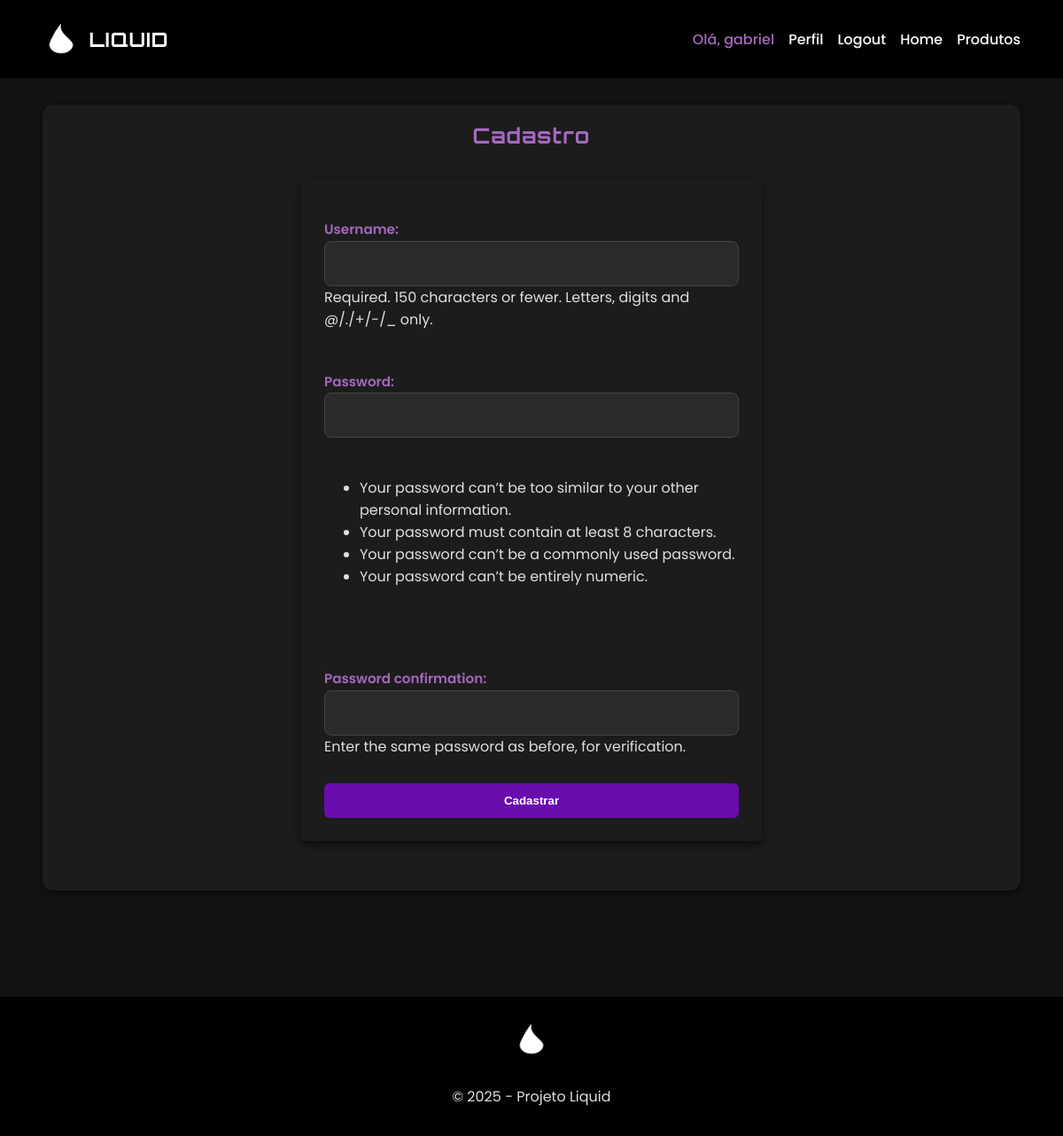
The page /cadastro/ (signed in) on the database its author committed.
### app/models.py (models this page shows, shortened)
class BaseModel(models.Model):
    criado_em = models.DateTimeField(auto_now_add=True)
    atualizado_em = models.DateTimeField(auto_now=True)
    class Meta:
        abstract = True

class Pagina(BaseModel):
    nome_do_site = models.CharField(max_length=200)
    logo_do_site = models.ImageField(upload_to='logos/', blank=True, null=True)
    texto_chamada = models.CharField(max_length=200)
    subtitulo_chamada = models.CharField(max_length=200, blank=True, null=True)
    imagem_fundo = models.ImageField(upload_to='fundo/', blank=True, null=True)
    texto_sobre = models.TextField()
    imagem_sobre = models.ImageField(upload_to='sobre/', blank=True, null=True)
    endereco = models.CharField(max_length=200)
    email = models.EmailField()
    whatsapp = models.CharField(max_length=20)

### app/views.py (the view)
# urls.py: path("cadastro/", views.cadastro, name="cadastro"),
def cadastro(request):
    if request.method == "POST":
        form = UserCreationForm(request.POST)
        if form.is_valid():
            usuario = form.save()
            login(request, usuario)
            messages.success(request, "Cadastro realizado com sucesso! Bem-vindo(a).")
            return redirect("index")
        else:
            messages.error(request, "Erro no cadastro. Verifique os dados e tente novamente.")
    else:
        form = UserCreationForm()
    return render(request, "cadastro.html", {"form": form})

### app/context_processors.py (called while the page is built)
def pagina_context(request):
    pagina = Pagina.objects.first()
    return {"pagina": pagina}

### app/templates/cadastro.html (shortened to what this page needs)
{% extends 'base.html' %}
{% block content %}
<h2>Cadastro</h2>
<form method="post" class="form-card">
    {{ form.as_p }}
    <button type="submit" class="btn-primary">Cadastrar</button>
</form>
{% endblock %}

### app/templates/base.html (shortened to what this page needs)
<!DOCTYPE html>
<html lang="pt-br">
<head>
    {% load static %}
    <link rel="stylesheet" href="{% static 'style.css' %}">
</head>
<body>
    <nav class="navbar">
        <div class="container">
            <a href="{% url 'index' %}" class="brand">
                {% if pagina.logo_do_site %}
                <img src="{{ pagina.logo_do_site.url }}" alt="Logo" class="logo">
                {% endif %}
                <span class="site-name">
                    {{ pagina.nome_do_site|default:" " }}
                </span>
            </a>
            <div class="menu">
                {% if user.is_authenticated %}
                <a><span class="user">Olá, {{ user.username }}</span></a>
                <a href="{% url 'perfil' %}">Perfil</a>
                <a href="{% url 'logout' %}" class="btn-logout">Logout</a>
                <a href="{% url 'index' %}">Home</a>
                <a href="{% url 'produtos' %}">Produtos</a>
                {% else %}
                <a href="{% url 'index' %}">Home</a>
                <a href="{% url 'produtos' %}">Produtos</a>
                <a href="{% url 'cadastro' %}">Cadastro</a>
                <a href="{% url 'login' %}" class="btn-login">Entrar</a>
                {% endif %}
            </div>
        </div>
    </nav>
    <main class="content-container">
        {% block content %}{% endblock %}
    </main>
    <footer>
        <div class="container">
            <img src="{{ pagina.logo_do_site.url }}" alt="Logo" class="logo">
            <p>&copy; 2025 - Projeto Liquid</p>
        </div>
    </footer>
</body>
</html>

### app/static/style.css (style rules this page uses)
*, *::before, *::after { box-sizing: border-box; }
html, body { height: 100%; }
body { font-family: 'Poppins', 'Segoe UI', Arial, sans-serif; background: #121212; color: #e0e0e0; margin: 0; padding: 0; }
h1, h2, h3, .navbar .brand { font-family: 'Orbitron', sans-serif; letter-spacing: 1px; color: #a569bd; }
.navbar .brand { font-size: 1.6rem; font-weight: 700; text-transform: uppercase; }
.container, .content-container { width: 92%; max-width: 1200px; margin: 0 auto; }
.content-container { margin-top: 30px; padding: 20px; background: #1c1c1c; border-radius: 12px; box-shadow: 0 2px 6px rgba(0,0,0,0.6); }
.navbar { background: #000; color: #fff; padding: 14px 0; }
.navbar .container { display: flex; justify-content: space-between; align-items: center; gap: 16px; }
.navbar .brand { font-weight: 700; font-size: 1.4rem; color: #fff; text-decoration: none; display: flex; align-items: center; gap: 10px; }
.navbar .menu { display: flex; flex-wrap: wrap; gap: 16px; }
.navbar .menu a { color: #fff; text-decoration: none; font-weight: 500; }
.navbar .user { color: #a569bd; }
.site-name { color: #fff; }
footer { background: #000; color: #fff; text-align: center; padding: 18px 0; margin-top: 120px; font-size: 0.9rem; }
p { margin-bottom: 14px; line-height: 1.6; font-size: 1rem; color: #e0e0e0; }
h1, h2, h3 { margin: 0 0 16px 0; }
.text-center h1, h2 { text-align: center; color: #a569bd; }
.btn, .btn-primary, .btn-success, .form-card button { display: inline-block; padding: 12px 20px; border-radius: 6px; text-decoration: none; font-weight: 700; transition: background 0.25s ease, transform 0.2s ease; background: #6a0dad; color: #fff; border: none; cursor: pointer; }
.form-card { background: #1c1c1c; padding: 26px; border-radius: 6px; box-shadow: 0 4px 12px rgba(0,0,0,0.6); max-width: 520px; margin: 36px auto; display: flex; flex-direction: column; gap: 14px; }
.form-card label { font-weight: 600; color: #a569bd; margin-bottom: 6px; font-size: 0.95rem; }
.form-card input, .form-card select, .form-card textarea { font-family: inherit; font-size: 1rem; color: #e0e0e0; background: #2a2a2a; padding: 12px; border: 1px solid #444; border-radius: 8px; transition: border-color 0.25s ease, box-shadow 0.25s ease, background 0.25s ease; width: 100%; }
.logo { height: 60px; width: auto; object-fit: contain; display: inline-block; }

### rows shown on the page
Pagina: logo_do_site (picture), nome_do_site "LIQUID"

### other values the page prints
{{ user.username }} "gabriel"
